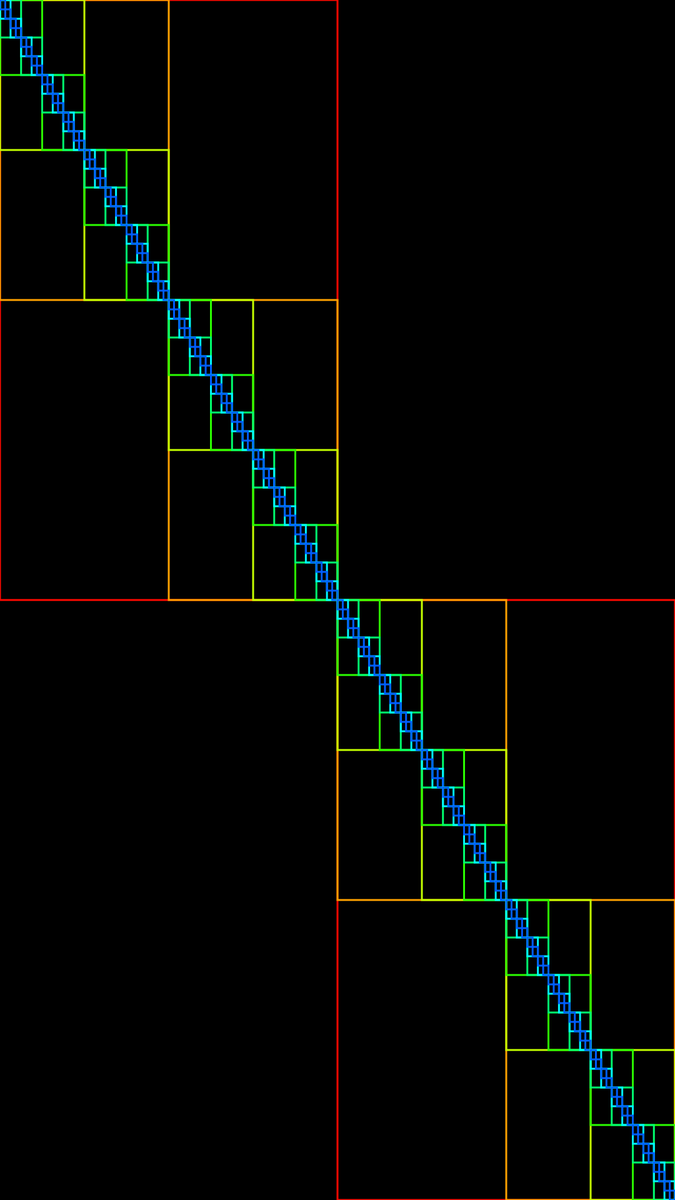
Frame 1 (no input)
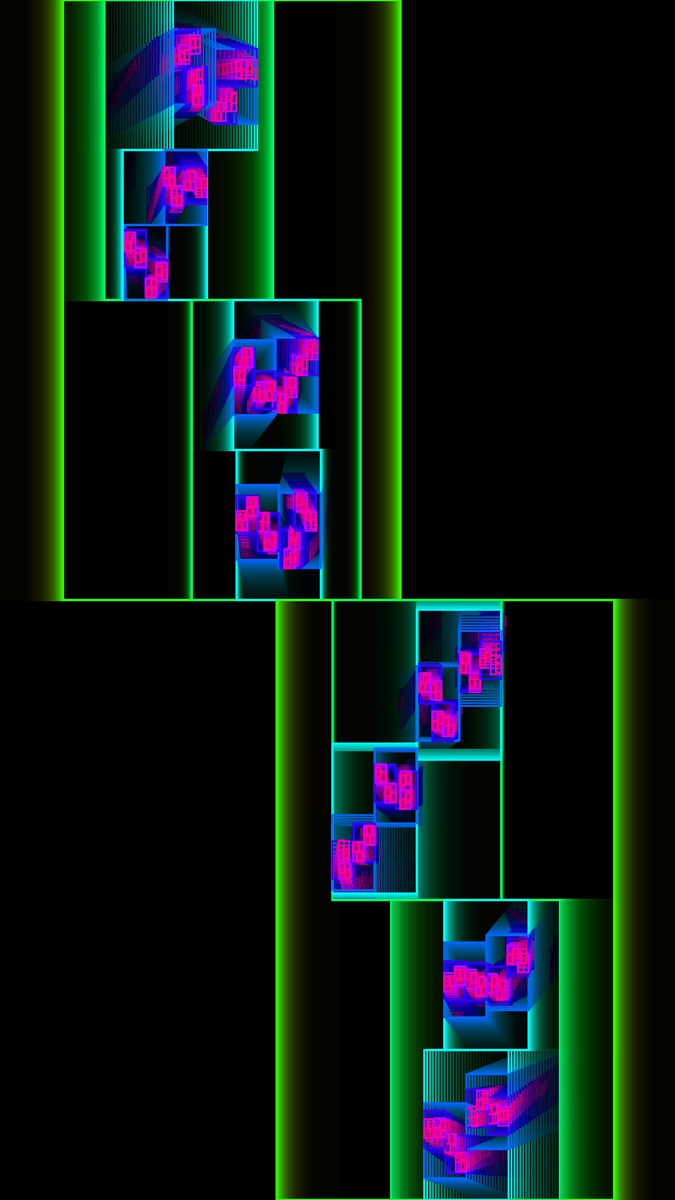
Frame 60 (no input)
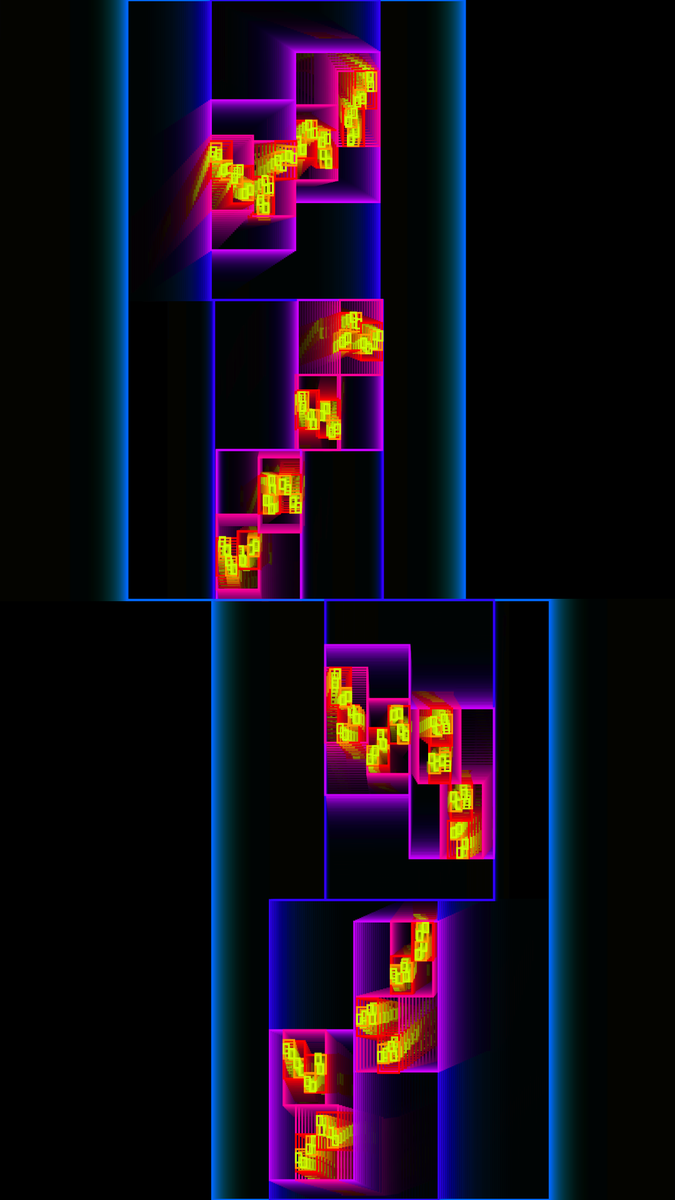
Frame 120 (the mouse pressed at the canvas centre since frame 60)

The p5.js sketch that drew these frames (run headless with seeded random() and noise() and a simulated clock; from frame 60 on, the mouse is pressed at the canvas centre):

// p5.js sketch
// ── sketch.js
function setup() {
  createCanvas(1080, 1920);
  colorMode(HSB, 100);
  rectMode(CENTER);
  angleMode(DEGREES);
  background(0);
  strokeWeight(3);

  restart();
}
let SPEED;
let speedMult;

let modes = ["rainbow", "black", "random"];
let speedModes = ["fixed", "random", "mult"];
let currentMode;
let currentSpeed;
let ch, cs, cb, coff;
const restart = () => {
  b = [];
  SPEED = random(1, 2);
  speedMult = random(1, 2);

  modes = shuffle(modes);
  speedModes = shuffle(speedModes);
  currentMode = modes[0];
  currentSpeed = speedModes[0];

  ch = random(0, 100);
  cs = random(0, 100);
  cb = random(0, 100);
  coffh = random(20, 80);
  coffs = random(20, 80);
  coffb = random(20, 80);

  b.push(
    new Box(
      0 - width / 4,
      0 - height / 4,
      width / 2,
      height / 2,
      width / 2,
      height / 2,
      width,
      height,
      0,
      SPEED
    )
  );
  b.push(
    new Box(
      width / 4,
      height / 4,
      width / 2,
      height / 2,
      width / 2,
      height / 2,
      width,
      height,
      0,
      SPEED
    )
  );
};
let b = [];
const INTERACTION_KEY = 53;
function keyPressed() {
  if (keyCode === INTERACTION_KEY) {
    restart();
  }
}
function draw() {
  currentMode = modes[1];
  currentSpeed = speedModes[0];
  if (currentMode === "rainbow") {
    background(0, 10);
  } else if (currentMode === "black") {
    background(0);
  } else if (currentMode === "random") {
    background(ch + coffh, cs + coffs, cb + coffb);
  }
  for (let box of b) {
    box.display();
    box.move();
  }

  if(frameCount % 5000 === 0){
    restart()
  }
}

class Box {
  constructor(x, y, w, h, px, py, pw, ph, depth, speed) {
    this.x = x;
    this.y = y;
    this.w = w;
    this.h = h;
    this.px = px;
    this.py = py;
    this.pw = pw;
    this.ph = ph;
    this.depth = depth;
    this.speed = speed;
    let childSpeed;
    if (currentSpeed === "fixed") {
      this.speed = this.pw / 200;
      childSpeed = this.w / 200;
    } else if (currentSpeed === "random") {
      childSpeed = random(1, 3);
    } else if (currentSpeed === "mult") {
      childSpeed = this.speed / speedMult;
    }

    this.dir = "r";
    this.children = [];
    if (depth < 6) {
      this.children.push(
        new Box(
          -this.w / 4,
          -this.h / 4,
          this.w / 2,
          this.h / 2,
          this.x,
          this.y,
          this.w,
          this.h,
          this.depth + 1,
          childSpeed
        )
      );

      this.children.push(
        new Box(
          this.w / 4,
          this.h / 4,
          this.w / 2,
          this.h / 2,
          this.x,
          this.y,
          this.w,
          this.h,
          this.depth + 1,
          childSpeed
        )
      );
    }
  }

  display() {
    push();

    translate(this.px, this.py);

    if (currentMode === "rainbow") {
      noFill();
      stroke((frameCount / 2 + this.depth * 10) % 100, 100, 100);
    } else if (currentMode === "black") {
      noStroke();
      if (this.depth % 2 === 0) {
        fill(100);
      } else {
        fill(0);
      }
    } else if (currentMode === "random") {
      if (this.depth % 2 === 0) {
        noStroke();

        fill(ch, cs, cb);
      } else {
        fill(ch + coffh, cs + coffs, cb + coffb);
      }
    }
    rect(this.x, this.y, this.w, this.h);

    if (this.children.length) {
      for (let child of this.children) {
        child.display();
        child.move();
      }
    }

    pop();
  }

  move() {
    if (this.dir === "r") {
      let rightBound = this.w / 2;
      if (this.x < rightBound) {
        this.x += this.speed;
      } else {
        this.x = rightBound;
        this.dir = "d";
      }
    } else if (this.dir === "d") {
      let bottomBound = this.h / 2;

      if (this.y < bottomBound && this.dir === "d") {
        this.y += this.speed;
      } else {
        this.y = bottomBound;
        this.dir = "l";
      }
    } else if (this.dir === "l") {
      if (this.x > -this.w / 2) {
        this.x -= this.speed;
      } else {
        this.x = -this.w / 2;
        this.dir = "u";
      }
    } else if (this.dir === "u") {
      if (this.y > -this.h / 2) {
        this.y -= this.speed;
      } else {
        this.y = -this.h / 2;
        this.dir = "r";
      }
    }
    if (this.children) {
      this.updateChild();
    }
  }

  updateChild() {
    let c = this.child;
    for (let child of this.children) {
      child.px = this.x;
      child.py = this.y;
    }
  }
}
